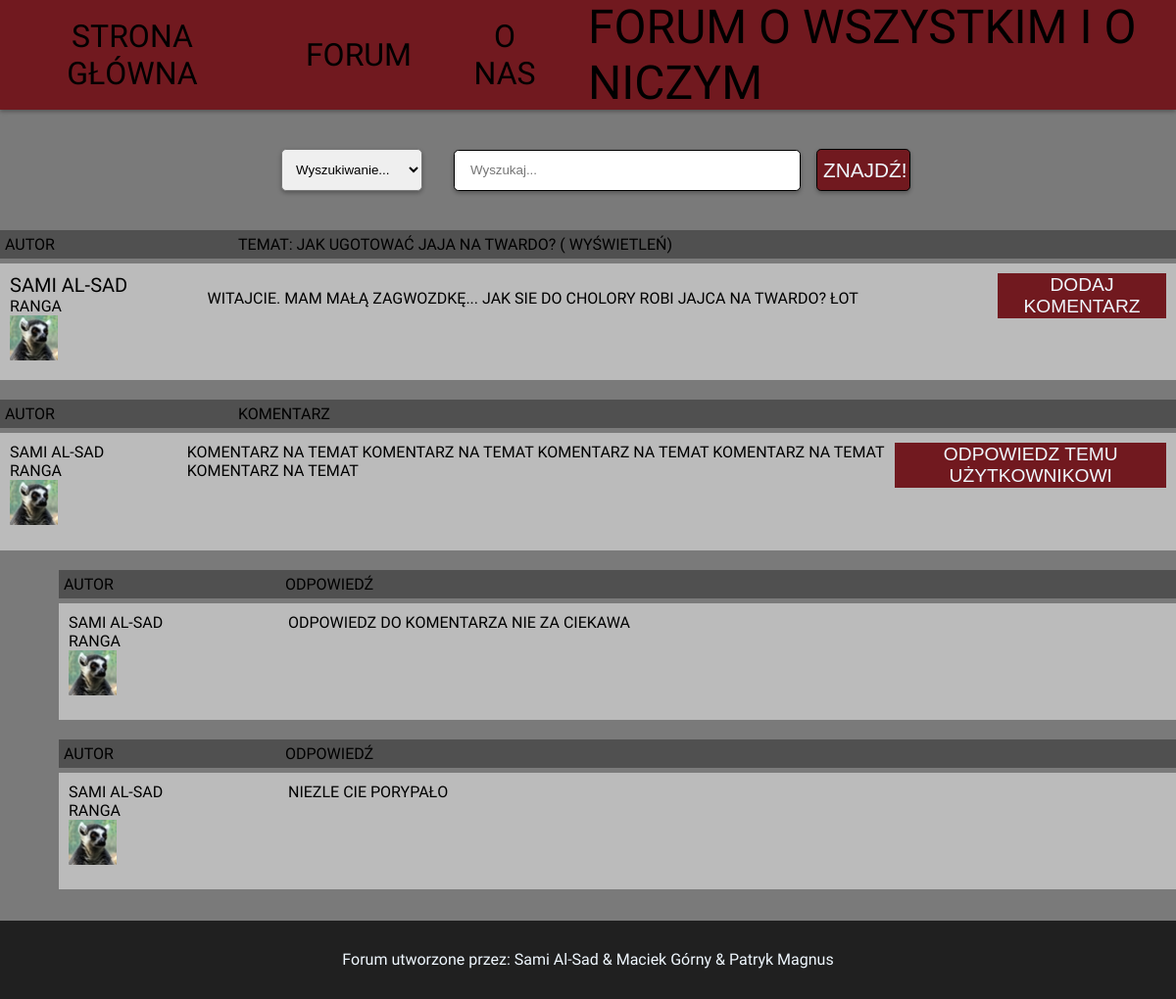
The app's page /szczegoly/jak-ugotowac-jaja-na-twardo/ with its own data.
### APPNAME/models.py (models this page shows, shortened)
class Post(models.Model):
    title = models.CharField(max_length=400)
    slug = models.SlugField(max_length=400, unique=True, blank=True)
    user = models.ForeignKey(Author, on_delete=models.CASCADE)
    content = HTMLField()
    categores = models.ManyToManyField(Category)
    date = models.DateTimeField(auto_now_add=True)
    approved = models.BooleanField(default=False)
    hit_count_generic = GenericRelation(HitCount, object_id_field='object_pk', related_query_name='hit_count_generic_relation')
    tags = TaggableManager()
    comments = models.ManyToManyField(Comment, blank=True)

class Author(models.Model):
    user = models.ForeignKey(User, on_delete=models.CASCADE)
    fullname = models.CharField(max_length=40, blank=True)
    slug = models.SlugField(max_length=400, unique=True, blank=True)
    bio = HTMLField()
    profile_pic = ResizedImageField(size=[50, 80], quality=100, upload_to="authors", default="None", null=True, blank=True)

class Comment(models.Model):
    user = models.ForeignKey(Author, on_delete=models.CASCADE)
    content = models.TextField()
    date = models.DateTimeField(auto_now_add=True)
    replies = models.ManyToManyField(Reply, blank=True)

class Reply(models.Model):
    user = models.ForeignKey(Author, on_delete=models.CASCADE)
    content = models.TextField()
    date = models.DateTimeField(auto_now_add=True)
    class Meta:
        verbose_name_plural = "replies"

### APPNAME/views.py (the view)
# urls.py: path("szczegoly/<slug>/", detail, name="detail"),
def detail(request, slug):
    post = get_object_or_404(Post, slug=slug)
    context = {
        "post":post
    }
    update_views(request, post)
    return render(request, "post-szczegoly.html", context)

### APPNAME/utils.py (called while the page is built)
def update_views(request, object):
    context = {}
    hit_count = get_hitcount_model().objects.get_for_object(object)
    hits = hit_count.hits
    hitcontext = context["hitcount"] = {"pk": hit_count.pk}
    hit_count_response = HitCountMixin.hit_count(request, hit_count)
    if hit_count_response.hit_counted:
        hits = hits+1
        hitcontext["hitcounted"] = hit_count_response.hit_counted
        hitcontext["hit_message"] = hit_count_response.hit_message
        hitcontext["total_hits"] = hits

### templates/post-szczegoly.html (shortened to what this page needs)
{% extends 'base.html' %} {% load hitcount_tags %} {% block content %}
<div class="top-container">
  <div class="head">
    <div class="author">Autor</div>
    <div class="content">
      Temat: {{post.title}} ({%get_hit_count for post %} wyświetleń)
    </div>
  </div>
  <div class="body">
    <div class="author">
      <div class="username">
        <a class="odpowiada" href="#">{{post.user.fullname|title}}</a>
      </div>
      <div>Ranga</div>
      <img
        src="{{post.user.profile_pic.url}}"
        alt="tu powinno byc zdjecie profilowe uzytkownika"
      />
    </div>
    <div class="content">{{post.content|safe}}</div>
    <div class="comment">
      <button class="komenterium" onclick="ShowMeCommentPlace()">
        Dodaj komentarz
      </button>
    </div>
  </div>
</div>
{% for comment in post.comments.all %}
<div class="com-container">
  <div class="head">
    <div class="author">Autor</div>
    <div class="content">Komentarz</div>
  </div>
  <div class="body">
    <div class="author">
      <div class="comUsername">
        <a class="odpowiada" href="#">{{comment.user.fullname|title}}</a>
      </div>
      <div>Ranga</div>
      <img
        src="{{comment.user.profile_pic.url}}"
        alt="tu powinno byc zdjecie profilowe uzytkownika"
      />
    </div>
    <div class="content">{{comment.content}}</div>
    <div class="comment">
      <button class="komenterium" onclick="ShowMeReplyPlace()">
        Odpowiedz temu użytkownikowi
      </button>
    </div>
  </div>
</div>
{% for reply in comment.replies.all %}
<div class="com-container" style="width: 95%; margin-left: 5%">
  <div class="head">
    <div class="author">Autor</div>
    <div class="content">Odpowiedź</div>
  </div>
  <div class="body">
    <div class="author">
      <div class="comUsername">
        <a class="odpowiada" href="#">{{reply.user.fullname|title}}</a>
      </div>
      <div>Ranga</div>
      <img
        src="{{reply.user.profile_pic.url}}"
        alt="tu powinno byc zdjecie profilowe uzytkownika"
      />
    </div>
    <div class="content">{{reply.content}}</div>
  </div>
</div>
{% endfor %} {% endfor %} {% endblock content %}

### static/style.css (style rules this page uses)
body { margin: 0; font-size: 1rem; background-color: rgb(122, 122, 122); font-family: "Sigmar", cursive; }
.head { display: flex; background-color: rgb(80, 80, 80); padding: 5px; }
.author { flex: 20%; text-transform: uppercase; }
.content { text-transform: uppercase; flex: 80%; }
.body { display: flex; background-color: rgb(187, 187, 187); padding: 10px; margin-top: 5px; height: 6.2rem; }
.body .author .username { font-size: 20px; }
.body .author img { max-width: 49px; max-height: 78px; }
.com-container { margin-top: 20px; }
.komenterium { background-color: rgb(113, 25, 31); border: none; text-transform: uppercase; font-size: 1.2rem; cursor: pointer; color: aliceblue; }
.odpowiada { text-decoration: none; color: black; }

### records on screen
Post: title "JAK UGOTOWAĆ JAJA NA TWARDO?", user.fullname "SAMI AL-SAD", user.profile_pic (picture), content "WITAJCIE. MAM MAŁĄ ZAGWOZDKĘ... JAK SIE DO CHOLORY ROBI JAJCA NA TWARDO? ŁOT"
Comment: user.fullname "SAMI AL-SAD", user.profile_pic (picture), content "KOMENTARZ NA TEMAT KOMENTARZ NA TEMAT KOMENTARZ NA TEMAT KOMENTARZ NA TEMAT KOMENTARZ NA TEMAT"
Reply: user.fullname "SAMI AL-SAD", user.profile_pic (picture), content "ODPOWIEDZ DO KOMENTARZA NIE ZA CIEKAWA"
Reply: user.fullname "SAMI AL-SAD", user.profile_pic (picture), content "NIEZLE CIE PORYPAŁO"
